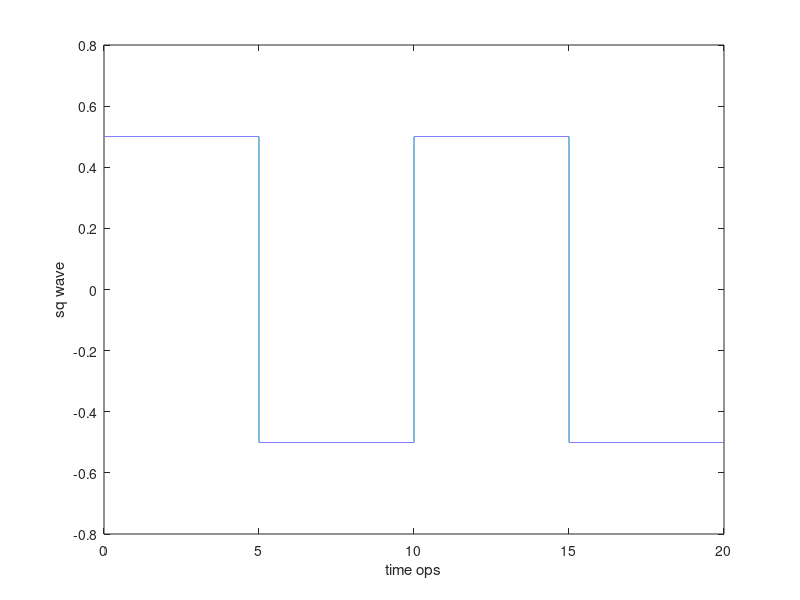
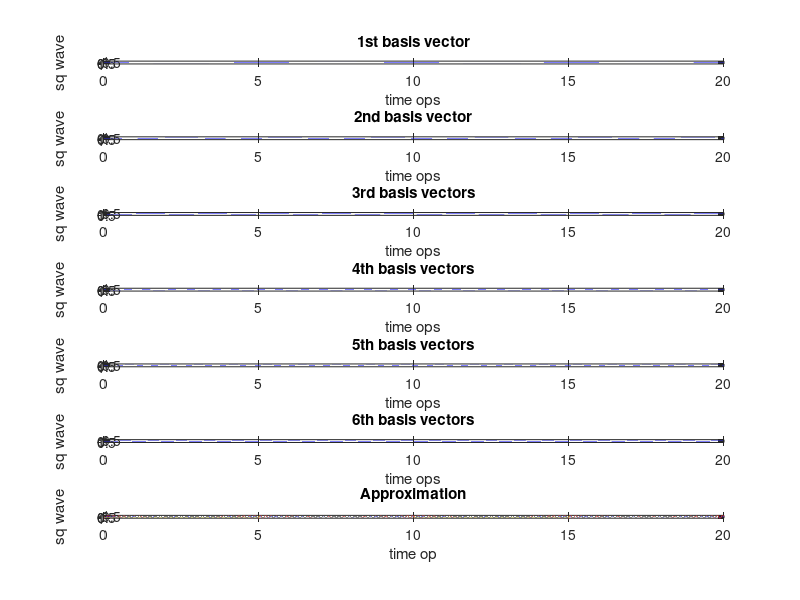

Reproduce these figures in MATLAB, in order.
function [ time_pos , sq_wave , B_unnorm ] = generate_data
close all; clc;
n_comps = 30; 
period = 10; 
fundFreq = 1/ period ;
time_pos = 0:0.0001:2* period ; 
harmonics = 2*(1: n_comps ) -1;
sq_wave = floor (0.9* sin (2* pi* fundFreq * time_pos )) +.5; %% generate the signal
B_unnorm = sin (2* pi* fundFreq *( harmonics'* time_pos )) /2; %% generate the basis

figure(1)
plot(time_pos,sq_wave);
xlabel('time ops');
ylabel('sq wave');

figure(2)
basis_1 = B_unnorm(1, :);
basis_2 = B_unnorm(2, :);
basis_3 = B_unnorm(3, :);
basis_4 = B_unnorm(4, :);
basis_5 = B_unnorm(5, :);
basis_6 = B_unnorm(6, :);
basis_30 = B_unnorm(30, :);

subplot(7, 1, 1)
plot(time_pos, basis_1);
xlabel('time ops');
ylabel('sq wave');
title('1st basis vector')
axis([0 20 -1 1]);
hold on

subplot(7, 1, 2)
plot(time_pos, basis_2);
xlabel('time ops');
ylabel('sq wave');
title('2nd basis vector')
axis([0 20 -1 1]);

subplot(7, 1, 3)
plot(time_pos, basis_3);
xlabel('time ops');
ylabel('sq wave');
title('3rd basis vectors')
axis([0 20 -1 1]);
hold on

subplot(7, 1, 4)
plot(time_pos, basis_4);
xlabel('time ops');
ylabel('sq wave');
title('4th basis vectors')
axis([0 20 -1 1]);
hold on

subplot(7, 1, 5)
plot(time_pos, basis_5);
xlabel('time ops');
ylabel('sq wave');
title('5th basis vectors')
axis([0 20 -1 1]);
hold on

subplot(7, 1, 6)
plot(time_pos, basis_6);
xlabel('time ops');
ylabel('sq wave');
title('6th basis vectors')
axis([0 20 -1 1]);
hold on

subplot(7, 1, 7)
plot(time_pos, basis_30);
xlabel('time ops');
ylabel('sq wave');
title('30th basis vectors')
axis([0 20 -1 1]);
hold on

figure(2)
norm_B_unnorm=B_unnorm;
for i=1:size(B_unnorm,1)
norm_B_unnorm(i,:)=B_unnorm(i,:)/norm(B_unnorm(i,:));
end

coeff = zeros(size(B_unnorm,1),1);
for i = 1:size(B_unnorm,1)
    coeff(i,:) = dot(sq_wave,B_unnorm(i,:)/dot(B_unnorm(i,:),B_unnorm(i,:)));
end
[~,coeff_i]=sort(coeff);

approx = 0;
for i = 1:6
    [B_ind, ~] = find(coeff_i==i);
    approx = approx+ coeff(i, :) *B_unnorm(B_ind, :);
end
[B_ind, ~] = find(30);
approx = approx+ coeff(30, :) *B_unnorm(B_ind, :);

plot(time_pos, approx);
hold on
plot(time_pos, sq_wave);
xlabel('time op');
ylabel('sq wave');
title('Approximation');

end